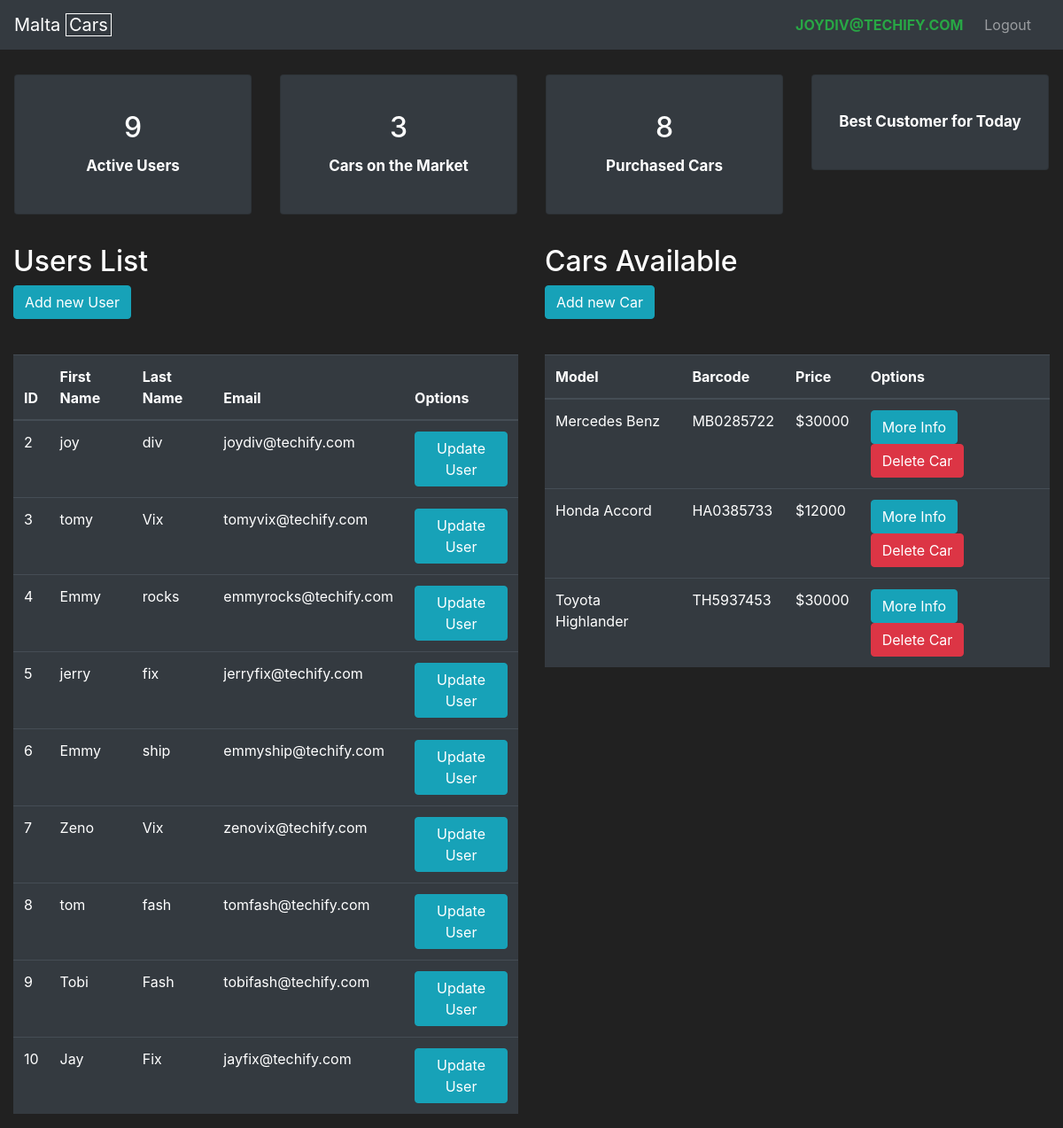
Screenshot of /mlt-admin (signed in) with the database file from the repository.
### carMarket/models.py (models this page shows, shortened)
class User(db.Model, UserMixin):
	id = db.Column(db.Integer(), primary_key=True)
	first_name = db.Column(db.String(length=20), nullable=False)
	last_name = db.Column(db.String(length=20), nullable=False)
	email = db.Column(db.String(length=50), nullable=False, unique=True)
	password = db.Column(db.String(length=9), nullable=False, unique=True)
	items = db.relationship('Item', backref='owned_user', lazy=True)

class Item(db.Model):
	model = db.Column(db.String(length=30), nullable=False)
	barcode = db.Column(db.String(length=9), nullable=False, unique= True, primary_key=True)
	description = db.Column(db.String(length=1024), nullable=False)
	price = db.Column(db.Integer(), nullable=False)
	owner = db.Column(db.String(length=50), db.ForeignKey('user.email'))

### carMarket/routes.py (the view, shortened to what this page needs)
@app.route("/mlt-admin", methods=['GET','POST'])
def admin_page():
	form = RegisterItem()
	items = Item.query.filter_by(owner=None)
	all_items = Item.query.all()
	users = User.query.all()
	item_len = 0
	for item in items:
		item_len += 1
	owners_list = []
	for item in all_items:
		owners_list.append(item.owner)
	rank = {}
	for vls in owners_list:
		if vls in rank.keys():
			rank[vls] += 1
		else:
			rank[vls] = 1
	high_score = max(list(rank.values()))
	highest=list(rank.keys())[list(rank.values()).index(high_score)]
	highest_user = User.query.filter_by(id=highest).first()
	user_len = len(users)
	owned_item_len = len(all_items)-item_len
	return render_template('admin.html', items=items, all_items=all_items, users=users,
	 user_len=user_len, item_len=item_len, owned_item_len=owned_item_len, highest_user=highest_user,
	 form=form, high_score=high_score)

### carMarket/models.py (called while the page is built)
@login_manager.user_loader
def load_user(user_id):
	return User.query.get(user_id)

### carMarket/templates/admin.html (shortened to what this page needs)
{% extends 'base.html' %}
{% block body %}
<section class="admin-body" style="margin-top:70px">
	<div class="row">
		<div class="top-facts">
			<div style="margin-bottom: 20px; padding: 20px 0 20px 0;" class="card text-center bg-dark">
				<div class="card-body">
					<h2 class="card-title">{{ user_len }}</h2>
					<p class="card-text"><strong>Active Users</strong></p>
				</div>
			</div>
		</div>
		<div class="top-facts">
			<div style="margin-bottom: 20px; padding: 20px 0 20px 0;" class="card text-center bg-dark">
				<div class="card-body">
					<h2 class="card-title">{{ item_len }}</h2>
					<p class="card-text"><strong>Cars on the Market</strong></p>
				</div>
			</div>
		</div>
		<div class="top-facts">
			<div style="margin-bottom: 20px; padding: 20px 0 20px 0;" class="card text-center bg-dark">
				<div class="card-body">
					<h2 class="card-title">{{ owned_item_len }}</h2>
					<p class="card-text"><strong>Purchased Cars</strong></p>
				</div>
			</div>
		</div>
		<div class="top-facts">
			<div style="margin-bottom: 20px; padding: 20px 0 20px 0;" class="card text-center bg-dark">
				<div class="card-body">
					<p class="card-text"><strong>Best Customer for Today</strong></p>
				</div>
			</div>
		</div>
	</div>
	<div class="row">
		<div class="col-6">
			<h2>Users List</h2>
			<a class="btn btn-outline btn-info" href="{{ url_for('register_page') }}">Add new User</a>
			<br>
			<table class="table table-dark table-hover">
				<thead>
					<tr>
						<th scope="col">ID</th>
						<th scope="col">First Name</th>
						<th scope="col">Last Name</th>
						<th scope="col">Email</th>
						<th scope="col">Options</th>
					</tr>
				</thead>
				<body>
					{% for user in users %}
						<tr>
							<td>{{ user.id }}</td>
							<td>{{ user.first_name }}</td>
							<td>{{ user.last_name }}</td>
							<td>{{ user.email }}</td>
							<td>
								<button class="btn btn-outline btn-info">Update User</button>
							</td>
						</tr>
					{% endfor %}
			</table>
		</div>
		<div class="col-6">
			<h2>Cars Available</h2>
			<button class="btn btn-outline btn-info" onclick="document.getElementById('Modal-CarForm').style.display='block'">Add new Car</button>
			<br>
			<table class="table table-dark table-hover">
				<thead>
					<tr>
						<th scope="col">Model</th>
						<th scope="col">Barcode</th>
						<th scope="col">Price</th>
						<th scope="col">Options</th>
					</tr>
				</thead>
				<body>
					{% for item in items %}
						<tr>
							<td>{{ item.model }}</td>
							<td>{{ item.barcode }}</td>
							<td>${{ item.price }}</td>
							<td>
								<button class="btn btn-outline btn-info" onclick="document.getElementById('Modal-MoreInfo-{{ item.barcode }}').style.display='block'">More Info</button>
								<button class="btn btn-outline btn-danger" onclick="document.getElementById('Modal-MoreInfo-{{ item.barcode }}').style.display='block'">Delete Car</button>
							</td>
						</tr>
					{% endfor %}
			</table>
		</div>
	</div>
</section>
{% endblock %}

### carMarket/templates/base.html (shortened to what this page needs)
<!DOCTYPE html>
<html lang="en">
<head>
	<link rel="stylesheet" href="{{ url_for('static', filename= 'css/bootstrap.css') }}">
</head>
<body>
	<nav style="position:fixed; width:100%; top:0; z-index: 1; overflow:hidden;" class="navbar navbar-expand-nd navbar-dark bg-dark box-shadow" id="navbar">
		<a class="navbar-brand" href="#">Malta <span style="border: 1px solid #FFFFFF; padding: 0 3px 0 3px">Cars</span></a>
		{% if current_user.is_authenticated %}
		<ul class="navbar-nav">
			<li class="nav-item" style="float: right;">
				<a class="nav-link" style="display: inline; color: #28a745; margin-right: 20px; font-weight: bold">
					{{ (current_user.email).upper() }}
				</a>
				<a href="{{ url_for('logout_page') }}" class="nav-link" style="display: inline; margin-right: 20px;">Logout</a>
			</li>
		</ul>
		{% endif %}
	</nav>
    {% block body %} {% endblock %}
</body>
</html>

### carMarket/templates/admin.html (style rules this page uses)
.admin-body { margin: 0 15px 0 15px; }
.top-facts { color: white; float: left; border: none; outline: none; cursor: pointer; padding: 14px 16px; font-size: 17px; width: 25%; }

### carMarket/templates/base.html (style rules this page uses)
body { background-color: #212121; color: white; }

### rows the page displays
User: email "JOYDIV@TECHIFY.COM", id "2", first_name "joy", last_name "div", email "joydiv@techify.com"
User: id "3", first_name "tomy", last_name "Vix", email "tomyvix@techify.com"
User: id "4", first_name "Emmy", last_name "rocks", email "emmyrocks@techify.com"
User: id "5", first_name "jerry", last_name "fix", email "jerryfix@techify.com"
User: id "6", first_name "Emmy", last_name "ship", email "emmyship@techify.com"
User: id "7", first_name "Zeno", last_name "Vix", email "zenovix@techify.com"
User: id "8", first_name "tom", last_name "fash", email "tomfash@techify.com"
User: id "9", first_name "Tobi", last_name "Fash", email "tobifash@techify.com"
User: id "10", first_name "Jay", last_name "Fix", email "jayfix@techify.com"
Item: model "Mercedes Benz", barcode "MB0285722", price "30000"
Item: model "Honda Accord", barcode "HA0385733", price "12000"
Item: model "Toyota Highlander", barcode "TH5937453", price "30000"

### other values shown
{{ user_len }} "9"
{{ item_len }} "3"
{{ owned_item_len }} "8"
